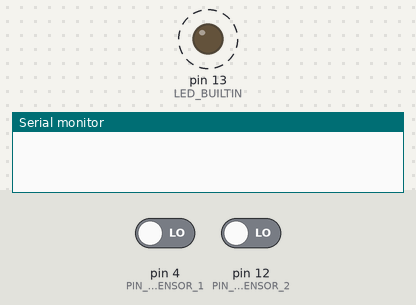
This sketch was run on a simulated Arduino Uno, built with avr-gcc and run on an emulated ATmega328P. On the bench: output pins drawn as LEDs (lit = HIGH), the last lines printed to the serial monitor. Dashed ring = blinking. Inputs (shaded band) come from the test bench; at power-on: pin 4 (PIN_OF_SENSOR_1) LOW, pin 12 (PIN_OF_SENSOR_2) LOW.

Above: at 0.8 s.
0.9 s: pin 4 (PIN_OF_SENSOR_1) driven HIGH
8.5 s: pin 4 (PIN_OF_SENSOR_1) driven LOW
At 14.3 s:
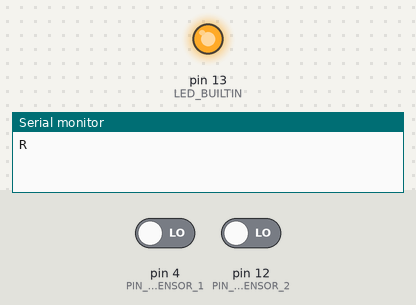
15.0 s: pin 12 (PIN_OF_SENSOR_2) driven HIGH
At 18.4 s:
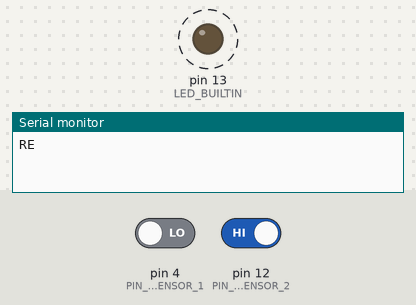
18.5 s: pin 12 (PIN_OF_SENSOR_2) driven LOW
Timing chart, 0 to 23.5 s (numbered marks = the images above; inputs shaded):
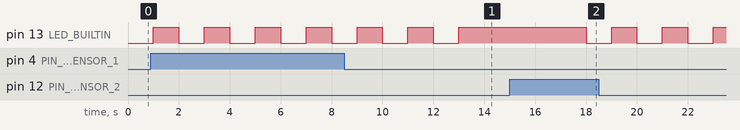

Measured:
- after the input at 15.0 s, pin 13 (LED_BUILTIN): HIGH → LOW after 3.0 s
- by itself, pin 13 (LED_BUILTIN): alternates HIGH for 1.0 s and LOW for 1.0 s

The sketch:

main.ino
```cpp
#include "CorridorPassSensor.h"

#define PIN_OF_SENSOR_1 4
#define PIN_OF_SENSOR_2 12
#define POLARITY 0

// handlers
void onForwardHandler();
void onBackwardHandler();
void onErrorHandler();
void onResetHandler();

void setup() {

  Serial.begin(9600);
  CorridorPassSensor s(PIN_OF_SENSOR_1, PIN_OF_SENSOR_2,
      POLARITY, POLARITY,
      onForwardHandler, onBackwardHandler,
      onErrorHandler, onResetHandler);

  // will block the program
  s.start();

}

void loop() {
  // does not get executed if sensing was started
}


void onForwardHandler() {
  Serial.print('I'); // 'I' as in/inside
}

void onBackwardHandler() {
  Serial.print('O'); // Outside
}

void onErrorHandler() {
  Serial.print('E'); // Error
}

void onResetHandler() {
  Serial.print('R'); // Reset
}
```

CorridorPassSensor.cpp
```cpp
#include "CorridorPassSensor.h"
#include "Arduino.h"

CorridorPassSensor::CorridorPassSensor(int  sensor1_pin, int  sensor2_pin,
                                       bool sensor1_polarity, bool sensor2_polarity,
                                       eventHandler onForward, eventHandler onBackward,
                                       eventHandler onError, eventHandler onReset,
                                       unsigned long issueErrorAfter,
                                       unsigned long resetAfter
    ) :
        pinS1{sensor1_pin}, pinS2{sensor2_pin},
        polS1{sensor1_polarity}, polS2{sensor2_polarity},
        onForwardHandler{onForward},
        onBackwardHandler{onBackward},
        onErrorHandler{onError},
        onResetHandler{onReset},
        issueErrorTime{issueErrorAfter},
        resetTime{resetAfter},

        trig_ts_of_S1{0}, trig_ts_of_S2{2},
        started{false}, inErrorState{true}
{
  pinMode(pinS1, INPUT);
  pinMode(pinS2, INPUT);
  pinMode(LED_BUILTIN, OUTPUT);

  digitalWrite(LED_BUILTIN, LOW);
}


void CorridorPassSensor::start() {
  started = true;

  bool curS1, curS2,
       lastS1 = 0,
       lastS2 = 0;

  // timestamps
  unsigned long ts1, ts2, curts;
  ts1 = ts2 = curts = millis();

  // keep watching
  while (started) {
    delay(1);
    // if in error state wait for correcting
    if (inErrorState) {
      bool LED = 0;
      unsigned long timestamp = 0;

      while (inErrorState) {
        delay(1);
        curS1 = digitalRead(pinS1) ^ polS1;
        curS2 = digitalRead(pinS2) ^ polS2;

        // blink LED
        if ( (millis() % BLINK_DELAY_ON_ERROR) == 0) {
          LED = !LED;
          digitalWrite(LED_BUILTIN, LED);
        }

        // if both are fine for some wanted time, reset
        if (!curS1 && !curS2) {
          if (!timestamp) {
            timestamp = millis();
          } else if ((timestamp + WAIT_FOR_RESET_AFTER_NO_ERROR) < millis()) {
            lastS1 = lastS2 = 0;
            ts1 = ts2 = curts = millis();
            onReset();
          }
        } else {
          timestamp = 0;
        }
      }
    } else {
      // check whether states have changed
      // state is true if it is blocked (active)
      curS1 = digitalRead(pinS1) ^ polS1;
      curS2 = digitalRead(pinS2) ^ polS2;
      curts = millis();

      // state changed?
      if ((curS1 != lastS1) && (curts > ts1 + NOISE_TIMEOUT)) {

        // if the state changed from sensor seeing something
        // to free space
        if (!curS1 && lastS1) {
          s1Triggered(curts);
        }

        // update the timestamp and state
        ts1 = curts;
        lastS1 = curS1;

      } else if (lastS1 && (curts > ts1 + issueErrorTime)) {
        onError(); // fire the error handler
      }

      // the same for S2
      // state changed?
      if ((curS2 != lastS2) && (curts > ts2 + NOISE_TIMEOUT)) {

        // if the state changed from sensor seeing something
        // to free space
        if (!curS2 && lastS2) {
          s2Triggered(curts);
        }

        // update the timestamp and state
        ts2 = curts;
        lastS2 = curS2;

      } else if (lastS2 && (curts > ts2 + issueErrorTime)) {
        onError(); // fire the error handler
      }


    }
  }
}

void CorridorPassSensor::stop() {
  started = false;
}


void CorridorPassSensor::s1Triggered(unsigned long t) {
  if (trig_ts_of_S2) {
    onBackward();
    trig_ts_of_S2 = 0;
  } else {
    trig_ts_of_S1 = 1;
  }
}

void CorridorPassSensor::s2Triggered(unsigned long t) {
  if (trig_ts_of_S1) {
    onForward();
    trig_ts_of_S1 = 0;
  } else {
    trig_ts_of_S2 = 1;
  }
}


void CorridorPassSensor::onForward (eventHandler handler) {
  onForwardHandler = handler;
}

void CorridorPassSensor::onBackward(eventHandler handler) {
  onBackwardHandler = handler;
}

void CorridorPassSensor::onError   (eventHandler handler) {
  onErrorHandler = handler;
}

void CorridorPassSensor::onReset (eventHandler handler) {
  onResetHandler = handler;
}

void CorridorPassSensor::setIssueErrorTime(unsigned long time) {
  issueErrorTime = time;
}

void CorridorPassSensor::setResetTime(unsigned long time) {
  resetTime = time;
}

void CorridorPassSensor::onForward () {
  if (onForwardHandler) // i.e. it's not null
    onForwardHandler();
}

void CorridorPassSensor::onBackward() {
  if (onBackwardHandler) // i.e. it's not null
    onBackwardHandler();
}

void CorridorPassSensor::onError   () {
  inErrorState = true;
  if (onErrorHandler) // i.e. it's not null
    onErrorHandler();
}

void CorridorPassSensor::onReset   () {
  digitalWrite(LED_BUILTIN, HIGH);
  inErrorState = false;
  trig_ts_of_S1 = 0;
  trig_ts_of_S2 = 0;
  if (onResetHandler) // i.e. it's not null
    onResetHandler();
}
```

CorridorPassSensor.h
```cpp
/**
 * A trivial class which reads data from two proximity sensors
 * and evaluates which way an object went, it also tries to
 * recover from an inconsistent state.
 *
 * This is a blocking class - it is reading the values of the
 * sensors all the time, looking for a change - approaching
 * this with interrupts "sucked" as ISRs cannot be interrupted
 * and without timer interrupts it gets really cumbersome...
 *
 * There are following events which can have a void(void)
 * handler function attached:
 *
 *    onForward  - triggered when the object crossed the first
 *                 sensor and then the second
 *
 *    onBackward - triggered when the object crossed the second
 *                 sensor and only then the fist one
 *
 *    onError    - when the state of sensors is inconsistent,
 *                 e.g. when a sensor doesn't revert to its
 *                 default state (misalligned, unplugged...)
 *
 *    onReset  - when internal counters are inconsistent for
 *                 some time
 *
 */

// include only once
#ifndef CorridorPassSensor_h
#define CorridorPassSensor_h

// times in milliseconds
#define DEFAULT_ISSUE_ERROR_TIME 1000
#define DEFAULT_RESET_TIME 1000

#define NOISE_TIMEOUT 20

#define BLINK_DELAY_ON_ERROR 1000
#define WAIT_FOR_RESET_AFTER_NO_ERROR 5000

typedef void (*eventHandler)(void);

class CorridorPassSensor {

  public:
    CorridorPassSensor(int  sensor1_pin, int  sensor2_pin,
                       bool sensor1_polarity = 1, bool sensor2_polarity = 1,
                       eventHandler onForward  = nullptr,
                       eventHandler onBackward = nullptr,
                       eventHandler onError    = nullptr,
                       eventHandler onReset    = nullptr,
                       unsigned long issueErrorAfter = DEFAULT_ISSUE_ERROR_TIME,
                       unsigned long resetAfter = DEFAULT_RESET_TIME
        );

    // starts/stops the sensing
    void start();
    void stop();

    void onForward (eventHandler handler);
    void onBackward(eventHandler handler);
    void onError   (eventHandler handler);
    void onReset   (eventHandler handler);

    void setIssueErrorTime(unsigned long time);
    void setResetTime(unsigned long time);

  protected:
    void s1Triggered(unsigned long t);
    void s2Triggered(unsigned long t);
    unsigned long trig_ts_of_S1;
    unsigned long trig_ts_of_S2;

    void onForward ();
    void onBackward();
    void onError   ();
    void onReset   ();

  private:
    int pinS1, pinS2;
    bool polS1, polS2;

    eventHandler onForwardHandler, onBackwardHandler,
                 onErrorHandler, onResetHandler;

    unsigned long issueErrorTime, resetTime;

    bool started, inErrorState;
};

#endif
```
